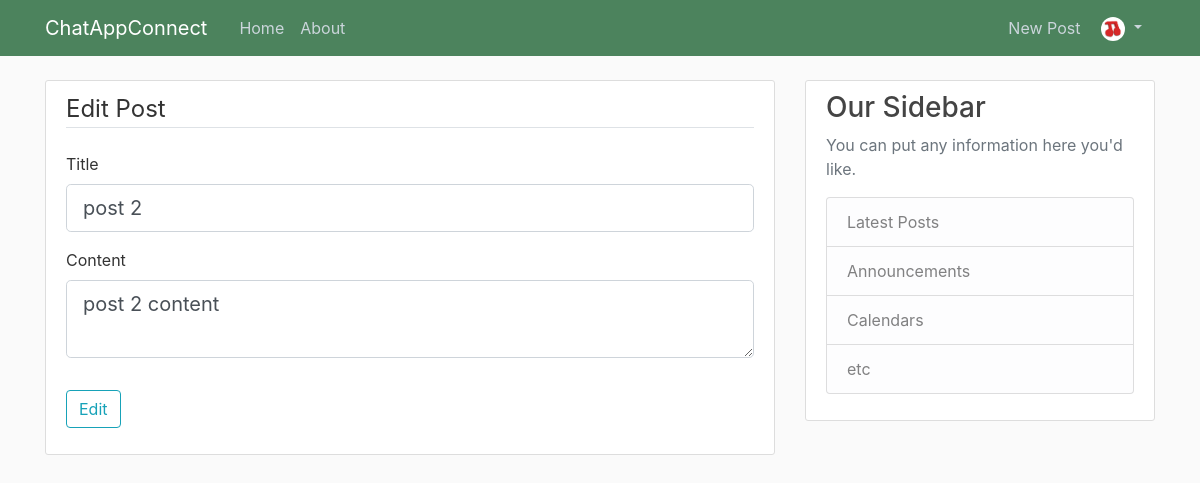
Screenshot of /post/2/edit (signed in) with the database file from the repository.
### chatappconnect/models.py (models this page shows, shortened)
class User(db.Model, UserMixin):
    id = db.Column(db.Integer, primary_key=True)
    username = db.Column(db.String(20), unique=True, nullable=False)
    email = db.Column(db.String(120), unique=True, nullable=False)
    image_file = db.Column(db.String(20), nullable=False, default="default.jpg")
    password = db.Column(db.String(60), nullable=False)
    posts = db.relationship("Post", backref="author", lazy=True)

class Post(db.Model):
    id = db.Column(db.Integer, primary_key=True)
    title = db.Column(db.String(100), nullable=False)
    date_posted = db.Column(db.DateTime, nullable=False, default=datetime.utcnow)
    content = db.Column(db.Text, nullable=False)
    user_id = db.Column(db.Integer, db.ForeignKey("user.id"), nullable=False)
    edited = db.Column(db.DateTime, nullable=True)

### chatappconnect/routes.py (the view)
@app.route("/post/<int:post_id>/edit", methods=["GET", "POST"])
@login_required
def edit_post(post_id):
    post = Post.query.get_or_404(post_id)
    if post.author != current_user:
        abort(403)
    form = EditPostForm()
    if form.validate_on_submit():
        post.title = form.title.data
        post.content = form.content.data
        post.edited = datetime.utcnow()
        db.session.commit()
        flash("Post Edited!", "success")
        return redirect(url_for("post", post_id=post.id))
    elif request.method == "GET":
        form.title.data = post.title
        form.content.data = post.content
    return render_template("create_post.html", title="Edit Post",
                           form=form, legend="Edit Post")

### chatappconnect/forms.py
class EditPostForm(PostForm):
    submit = SubmitField("Edit")

### chatappconnect/models.py (called while the page is built)
@login_manager.user_loader
def load_user(user_id):
    return User.query.get(int(user_id))

### chatappconnect/templates/create_post.html (shortened to what this page needs)
{% extends "layout.html" %}
{% block content %}
<div class="content-section">
    <form method="POST" action="">
        <fieldset class="form-group">
            <legend class="border-bottom mb-4">{{ legend }}</legend>
            <div class="form-group">
                {{ form.title.label(class="form-control-label") }}
                {% if form.title.errors %}
                    {{ form.title(class="form-control form-control-lg is-invalid") }}
                    <div class="invalid-feedback">
                        {% for error in form.title.errors %}
                        <span>{{ error }}</span>
                        {% endfor %}
                    </div>
                {% else %}
                    {{ form.title(class="form-control form-control-lg") }}
                {% endif %}
            </div>
            <div class="form-group">
                {{ form.content.label(class="form-control-label") }}
                {% if form.content.errors %}
                    {{ form.content(class="form-control form-control-lg is-invalid") }}
                    <div class="invalid-feedback">
                        {% for error in form.content.errors %}
                        <span>{{ error }}</span>
                        {% endfor %}
                    </div>
                {% else %}
                    {{ form.content(class="form-control form-control-lg") }}
                {% endif %}
            </div>
        </fieldset>
        <div class="form-group">
            {{ form.submit(class="btn btn-outline-info") }}
        </div>
    </form>
</div>
{% endblock content %}

### chatappconnect/templates/layout.html (shortened to what this page needs)
<!DOCTYPE html>
<html lang="en">
<head>
    <link rel="stylesheet" href="https://maxcdn.bootstrapcdn.com/bootstrap/4.0.0/css/bootstrap.min.css">
    <link rel="stylesheet" type="text/css" href="{{ url_for('static', filename='main.css') }}">
</head>
<body>
    <header class="site-header">
        <nav class="navbar navbar-expand-md navbar-dark bg-green fixed-top">
          <div class="container">
            <a class="navbar-brand mr-4" href="/">ChatAppConnect</a>
            <div class="collapse navbar-collapse" id="navbarToggle">
              <div class="navbar-nav mr-auto">
                <a class="nav-item nav-link" href="{{ url_for('index') }}">Home</a>
                <a class="nav-item nav-link" href="{{ url_for('about') }}">About</a>
              </div>
              <div class="navbar-nav">
                {% if current_user.is_authenticated %}
                <a class="nav-item nav-link" href="{{ url_for('new_post') }}">New Post</a>
                <div class="dropdown show">
                  <button class="dropdown-toggle btn menu-profile-btn" href="#" role="button" id="dropdownMenuLink" data-toggle="dropdown" aria-haspopup="true" aria-expanded="false">
                    <img class="menu-profile-img rounded-circle" src="{{ url_for('static', filename='profile_pics/' + current_user.image_file) }}">
                  </button>
                </div>
                {% else %}
                <a class="nav-item nav-link" href="{{ url_for('login') }}">Login</a>
                <a class="nav-item nav-link" href="{{ url_for('signup') }}">Signup</a>
                {% endif %}
              </div>
            </div>
          </div>
        </nav>
      </header>
      <main role="main" class="container">
        <div class="row">
          <div class="col-md-8">
            {% block content %}{% endblock %}
          </div>
          <div class="col-md-4">
            <div class="content-section">
              <h3>Our Sidebar</h3>
              <p class='text-muted'>You can put any information here you'd like.
                <ul class="list-group">
                  <li class="list-group-item list-group-item-light">Latest Posts</li>
                  <li class="list-group-item list-group-item-light">Announcements</li>
                  <li class="list-group-item list-group-item-light">Calendars</li>
                  <li class="list-group-item list-group-item-light">etc</li>
                </ul>
              </p>
            </div>
          </div>
        </div>
      </main>
</body>
</body>
</html>

### chatappconnect/static/main.css (style rules this page uses)
body { background: #fafafa; color: #333333; margin-top: 5rem; }
h1, h2, h3, h4, h5, h6 { color: #444444; }
.bg-green { background-color: #4c835d; }
.site-header .navbar-nav .nav-link { color: #cbd5db; }
.content-section { background: #ffffff; padding: 10px 20px; border: 1px solid #dddddd; border-radius: 3px; margin-bottom: 20px; }
.menu-profile-btn { background-color: transparent; color: #cbd5db; }
.menu-profile-img { width: 24px; height: 24px; }

### rows the page displays
User: image_file (picture)
Post: title "post 2", content "post 2 content"

### other values shown
{{ legend }} "Edit Post"
